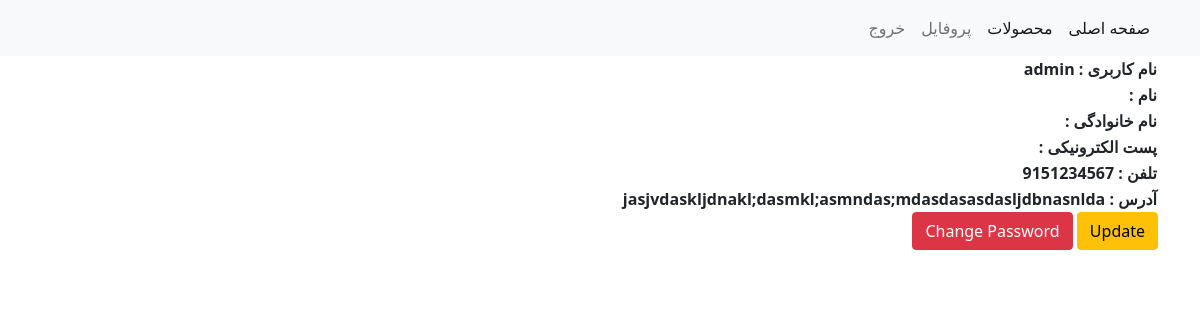
/accounts/profile/ (signed in), run on the app's committed database.
### accounts/models.py (models this page shows, shortened)
class Profile(models.Model):
    user = models.OneToOneField(User , on_delete=models.CASCADE)
    phone = models.IntegerField(null=True , blank=True)
    address = models.TextField(null=True , blank=True)

### accounts/views.py (the view)
# urls.py: path('profile/' , views.user_profile , name ='profile'),
@login_required(login_url='accounts:login')
def user_profile(request):
    profile = Profile.objects.get(user_id = request.user.id)
    return render(request , 'accounts/profile.html',{'profile':profile})

### accounts/templates/accounts/profile.html
{% extends '_base.html' %}
{% block body %}
    <table>
        <tr>
            <th>نام کاربری : {{ profile.user.username }}</th>
        </tr>
        <tr>
            <th>نام : {{ profile.user.first_name }}</th>
        </tr>
        <tr>
            <th>نام خانوادگی : {{ profile.user.last_name }}</th>
        </tr>
        <tr>
            <th>پست الکترونیکی : {{ profile.user.email }}</th>
        </tr>
        <tr>
            <th>تلفن : {{ profile.phone }}</th>
        </tr>
        <tr>
            <th>آدرس : {{ profile.address }}</th>
        </tr>
    </table>
    <a href="{% url 'accounts:update' %}" class="btn btn-warning">Update</a>
    <a href="{% url 'accounts:change' %}" class="btn btn-danger">Change Password</a>
{% endblock %}

### data on the page
Profile: user.username "admin", phone "9151234567", address "jasjvdaskljdnakl;dasmkl;asmndas;mdasdasasdasljdbnasnlda"
